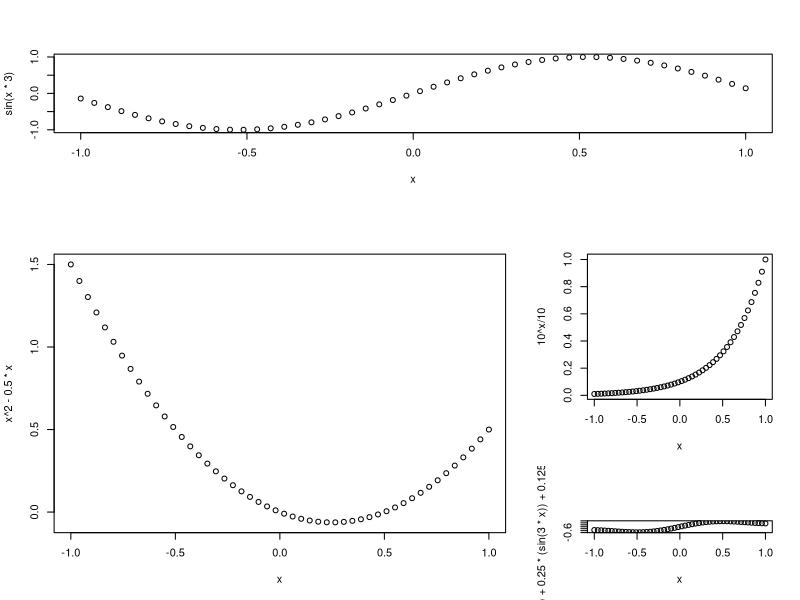

Source code (R):
X11()

x <- seq(-1, 1, length.out=50)

layout(
  matrix (
    c( 1, 1, 
       2, 3,
       2, 4),
    nrow=3, ncol=2,
    byrow=TRUE
  ),
  widths =c(2, 1),
  heights=c(3, 4, 2)
)

plot(x, sin(x*3))
plot(x, x^2-0.5*x)
plot(x, 10^x/10)
plot(x, 0.5*sin(x) + 0.25*(sin(3*x)) + 0.125*(sin(5*x)))

z <- locator(1)
